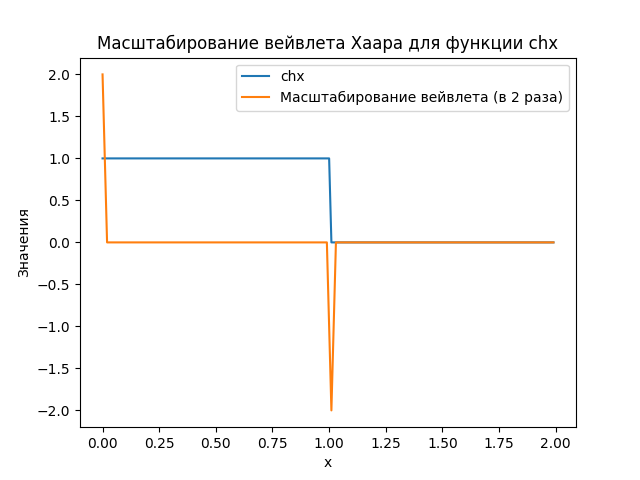

Write Python code to recreate this figure.
import numpy as np
import matplotlib.pyplot as plt
from scipy.signal import convolve

# Определение функции chx


def chx(x):
    return 1 if 0 <= x <= 1 else 0


# Создание массива x значений от 0 до 2 с шагом 0.01
x_values = np.arange(0, 2, 0.01)

# Определение функции chx для массива x_values
chx_values = np.array([chx(x) for x in x_values])

# Определение вейвлета Хаара
haar_wavelet = np.array([1, -1])

# Определение значения масштабирования
scale_factor = 2

# Создание масштабированного вейвлета
scaled_wavelet = np.repeat(haar_wavelet, scale_factor)

# Применение масштабированного вейвлета к функции chx
scaled_wavelet_result = convolve(chx_values, scaled_wavelet, mode='same')

# Построение графика
plt.plot(x_values, chx_values, label='chx')
plt.plot(x_values, scaled_wavelet_result,
         label=f'Масштабирование вейвлета (в {scale_factor} раза)')
plt.title('Масштабирование вейвлета Хаара для функции chx')
plt.xlabel('x')
plt.ylabel('Значения')
plt.legend()
plt.show()
